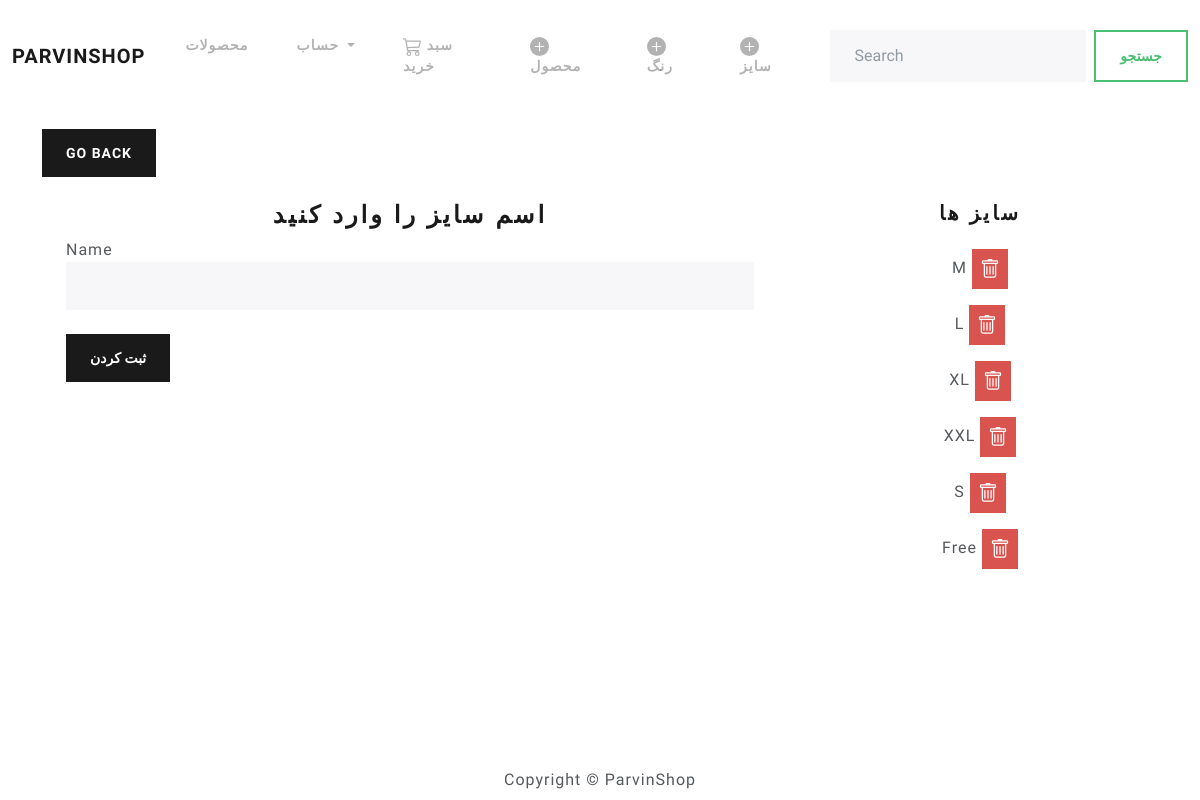
Page /addsize/ (signed in) on the earlier database version.
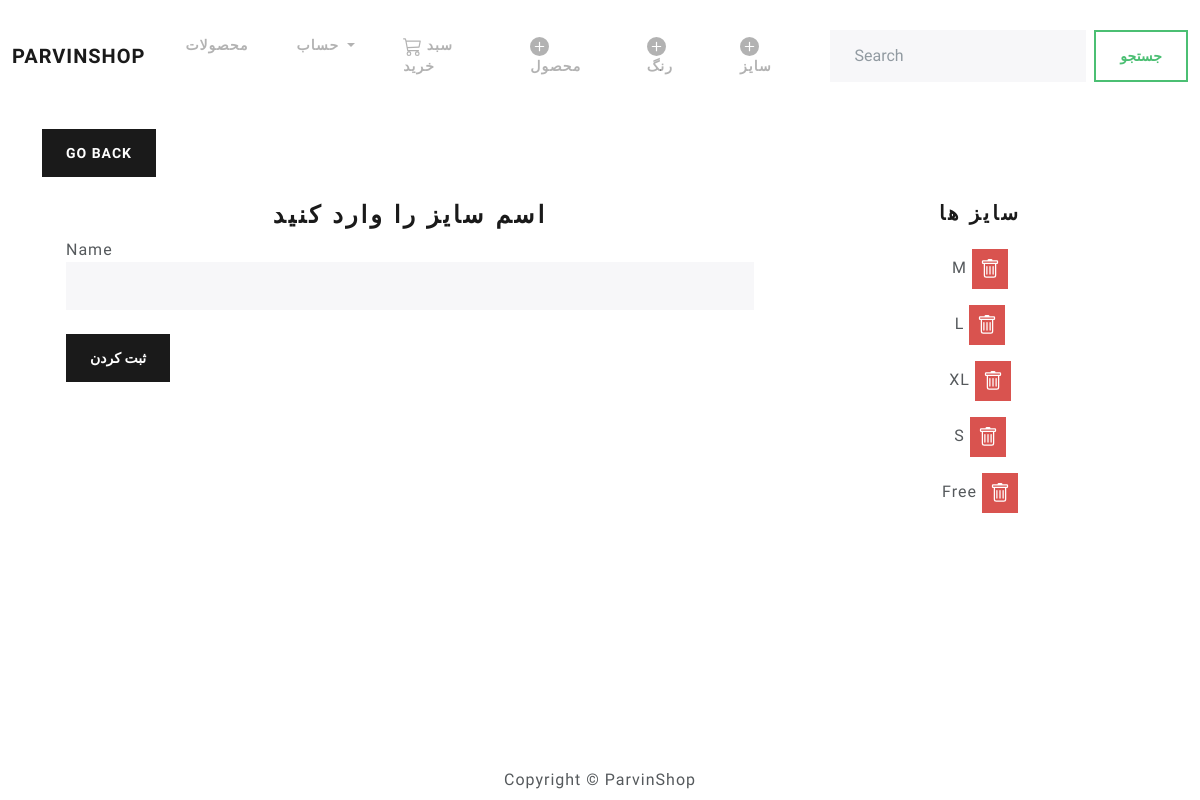
Same page on the later database version.
### store/models.py (models this page shows, shortened)
class Size(models.Model):
    name = models.CharField(max_length=250)
    created = models.DateTimeField(auto_now_add=True)
    id = models.UUIDField(default=uuid.uuid4, unique=True,
                         primary_key=True, editable=False)
    objects = SizeManager()

### store/views.py (the view)
# urls.py: path('addsize/', views.addSize, name='addsize'),
@user_passes_test(lambda u: u.is_staff)
def addSize(request):
    form = SizeForm()
    sizes = Size.objects.all()
    if request.method == 'POST':
        deletecs(request)
        sform = SizeForm(request.POST)
        if sform.is_valid():
            sform.save()
    context = {'form': form, 'sizes': sizes}
    return render(request, 'store/addcolorsize.html', context)

### store/forms.py
class SizeForm(ModelForm):
    class Meta:
        model = Size
        fields = '__all__'
    def __init__(self, *args, **kwargs):
        super(SizeForm, self).__init__( *args, **kwargs)
        for name, field in self.fields.items():
            field.widget.attrs.update({'class': 'form-control'})

### store/templates/store/addcolorsize.html (shortened to what this page needs)
{% extends 'main.html' %}
{% load humanize %}
{% block content %}
<div class="container">
    <a class="btn btn-primary mt-3" href="{{request.GET.next}}">Go back</a>
    <div class="row">
        <div class="col col-md-8 justy-content-center">
        <form class="form-group m-4" method="POST" enctype="multipart/form-data">
            {% if page == 'color' %}
            <h3 class="text-center">اسم رنگ را وارد کنید</h3>
            {% else %}
            <h3 class="text-center">اسم سایز را وارد کنید</h3>
            {% endif %}
                {% for field in form %}
                <div class="form__field">
                    <label for="formInput#text">{{field.label}}</label>
                    {{field}}
                </div>
                {% endfor %}
                <br>
                <button class="btn btn-primary" type="submit">ثبت کردن</button>
            </form>
        </div>
        <div class="col justy-content-center">
            <form class="form-group m-4" method="POST" enctype="multipart/form-data">
                {% if page == 'color' %}
                <h4 class="text-center m-4">رنگ ها </h4>
                {% for color in colors %}
                    <p class="text-center">{{color.name}} <button type="submit" class="btn btn-danger btn-sm p-2" name="colorid" value="{{color.id}}">
                        <svg xmlns="http://www.w3.org/2000/svg" width="20" height="20" fill="currentColor" class="bi bi-trash" viewBox="0 0 16 16">
                        <path d="M5.5 5.5A.5.5 0 0 1 6 6v6a.5.5 0 0 1-1 0V6a.5.5 0 0 1 .5-.5zm2.5 0a.5.5 0 0 1 .5.5v6a.5.5 0 0 1-1 0V6a.5.5 0 0 1 .5-.5zm3 .5a.5.5 0 0 0-1 0v6a.5.5 0 0 0 1 0V6z"/>
                        <path fill-rule="evenodd" d="M14.5 3a1 1 0 0 1-1 1H13v9a2 2 0 0 1-2 2H5a2 2 0 0 1-2-2V4h-.5a1 1 0 0 1-1-1V2a1 1 0 0 1 1-1H6a1 1 0 0 1 1-1h2a1 1 0 0 1 1 1h3.5a1 1 0 0 1 1 1v1zM4.118 4 4 4.059V13a1 1 0 0 0 1 1h6a1 1 0 0 0 1-1V4.059L11.882 4H4.118zM2.5 3V2h11v1h-11z"/>
                        </svg>
                    </button></p>
                {% endfor %}
                {% else %}
                <h4 class="text-center m-4">سایز ها </h4>
                {% for size in sizes %}
                    <p class="text-center">{{size.name}} <button type="submit" class="btn btn-danger btn-sm p-2" name="sizeid" value="{{size.id}}">
                    </button></p>
                {% endfor %}
                {% endif %}
            </form>
        </div>
    </div>
</div>
{% endblock %}

Differences in the rows shown:
removed Size: name "XXL"
